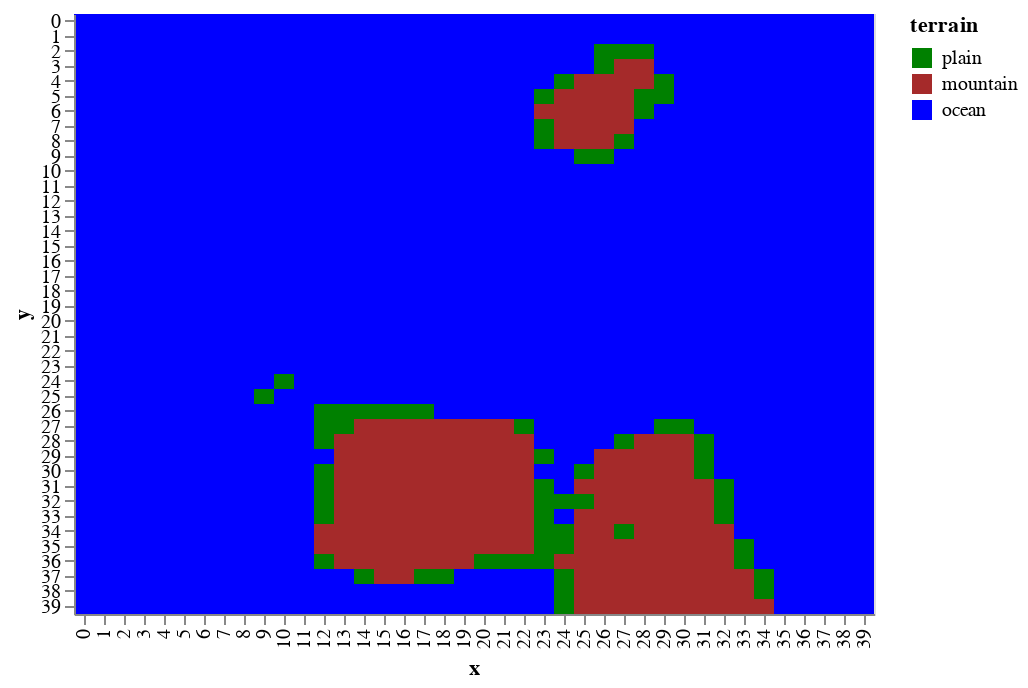

Notebook cell for this chart:
### Markdown cell above
If the oceans were to come in at `height == 0` then you can assume that lower terrain is _under water_

### Code cell
draw.drawTerrainTypes(world.grid_elevation,world.landscape)

### Figure 1 — Vega-Lite specification as saved in the notebook (floating-point values rounded to 4 significant figures; data arrays with more than 128 entries replaced by an {"elided": "..."} marker saying what was removed)
{"$schema": "https://vega.github.io/schema/vega-lite/v2.6.0.json", "config": {"view": {"height": 300, "width": 400}}, "data": {"name": "data-2389ce8777cc93e127f53312055f77a2"}, "datasets": {"data-2389ce8777cc93e127f53312055f77a2": {"elided": "1600 records"}}, "encoding": {"color": {"field": "terrain", "scale": {"domain": ["plain", "mountain", "ocean"], "range": ["green", "brown", "blue"]}, "type": "nominal"}, "x": {"field": "x", "type": "ordinal"}, "y": {"field": "y", "type": "ordinal"}}, "mark": "rect"}
